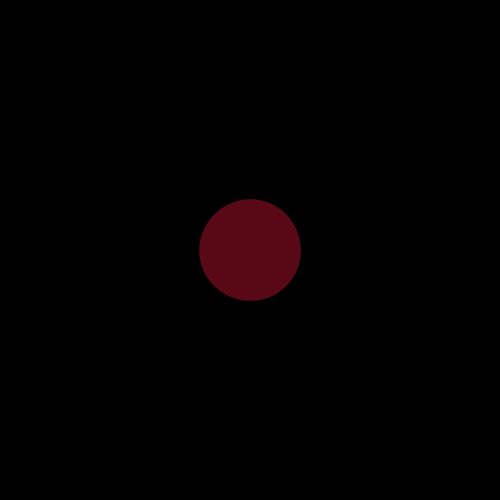
Frame 1 (no input)
Frame 60 (the mouse pressed at the canvas centre just before this capture): identical to frame 1, image omitted
Frame 120 (the mouse held since frame 60 and released just before this capture): identical to frame 1, image omitted

The Processing sketch that drew this single still picture (run headless with seeded random() and noise(); from frame 60 on, the mouse is pressed at the canvas centre):

// Processing sketch: spinners3
// ── spinners3.pde
int MaxDepth = 4;

void setup() {
   size(500, 500);
   noStroke();
}

void draw() {
   background(119, 112, 127);
   translate(250, 250);
   scale(240.0);
   drawCircles(1);
}

void drawCircles(int depth) {
   if (depth > MaxDepth) return;
   stroke(0, 0, 0);
   fill(89, 9, 21);
   ellipse(0, 0, 2, 2);
   scale(0.75);
   drawCircles(depth+1);
}
